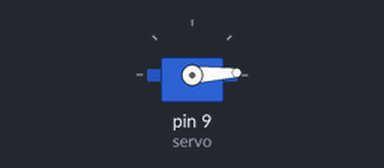
This sketch was run on a simulated Arduino Uno, built with avr-gcc and run on an emulated ATmega328P. Shown: servo.

Above: at 0.05 s.
At 1.3 s:
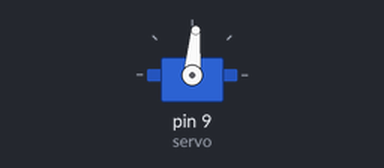
At 2.6 s:
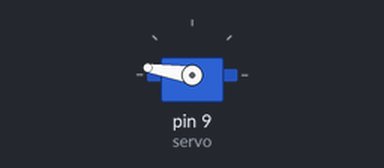
At 5.2 s:
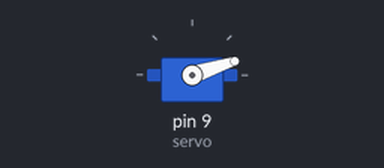
Timing chart, 0 to 7.1 s (numbered marks = the images above):
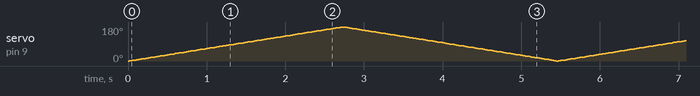

The sketch:

14-servo-sweep.ino
```cpp
/*
 * SERVO SWEEP
 *
 * Sweeps  servo connected to the Arduino from the starting 0 degree positon to the final 180 degree
 * position.
 *
 * Circuit:
 *     - Servo connected to pin 9
 */


// we will use a "library" for this example. This will handle all the low level details of moving
// the servo for us.
#include <Servo.h>

// we then create a servo "object" we can now control the servo thourgh this Servo object.
// Think of the first "Servo" as being the "data-type" and the second servo a varibale of Servo
// data-type.
Servo servo;

void setup() {
    // tell our Arduino that the servo is attached to pin 9
    servo.attach(9);
}

void loop() {
    // loop though all the angles and write that positon to the servo.
    for(int angle = 0; angle <= 180; angle += 1) {
        servo.write(angle);
        delay(15);
    }

    // do the same motion in reverse to bring the servo back to the starting positon.
    for(int angle = 180; angle >= 0; angle -= 1) {
        servo.write(angle);
        delay(15);
    }
}
```
